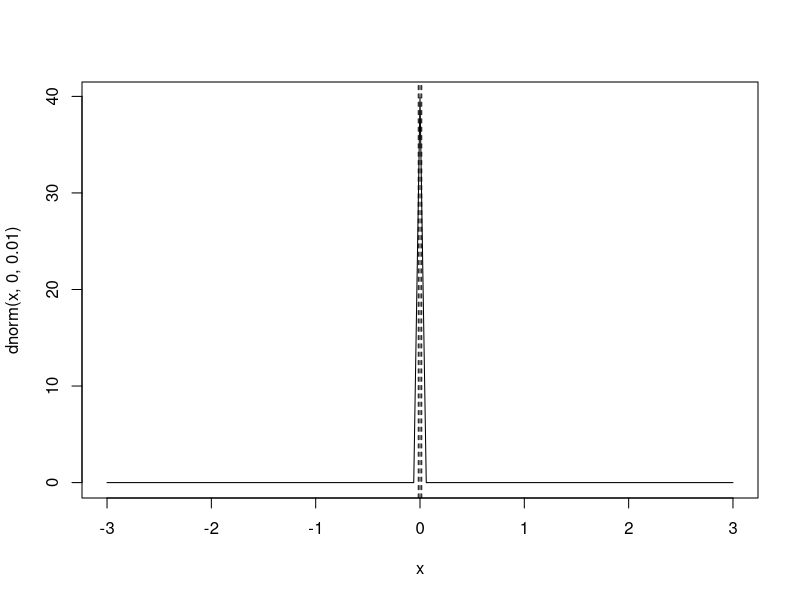
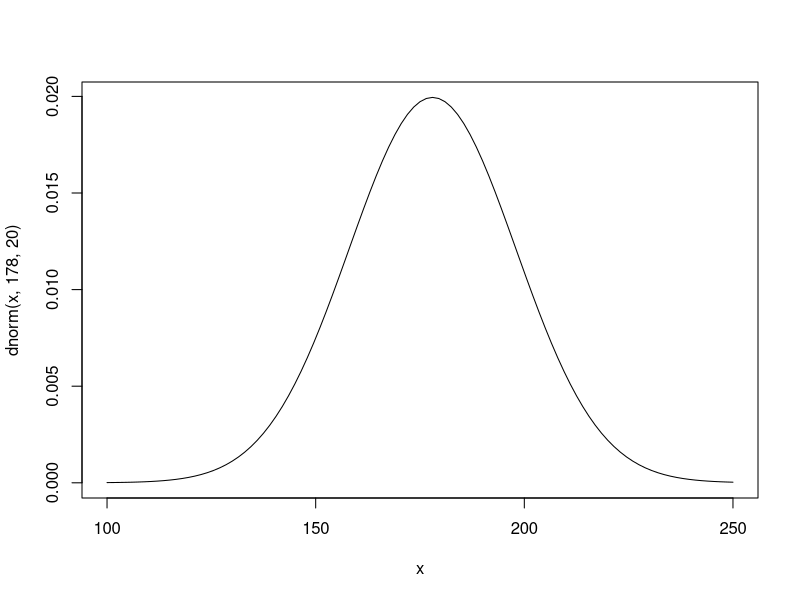
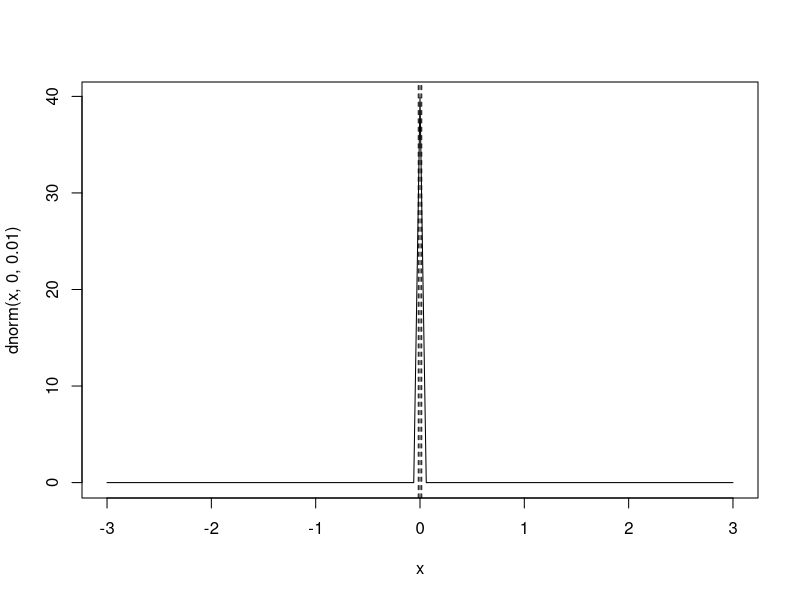
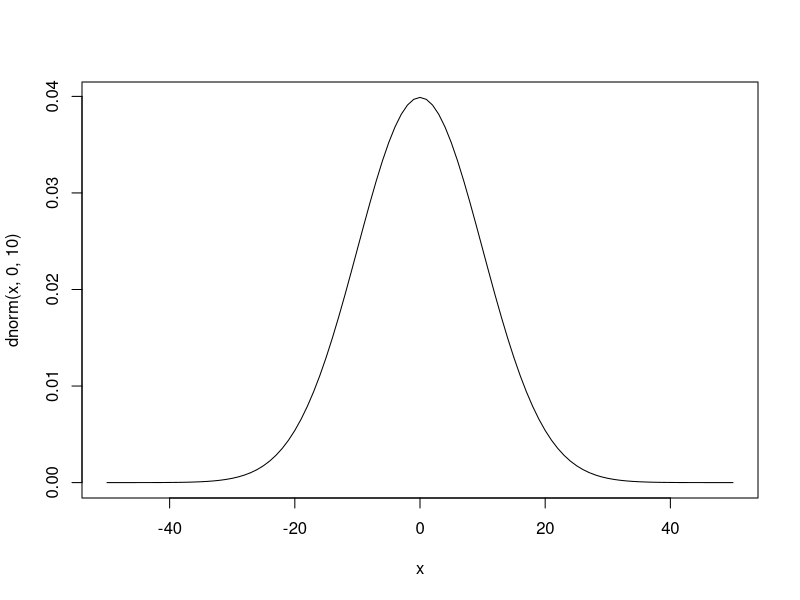
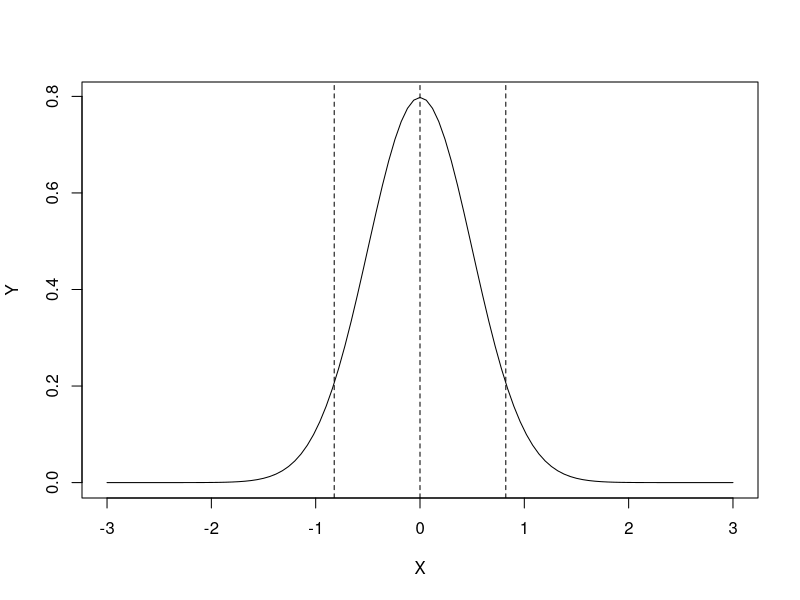
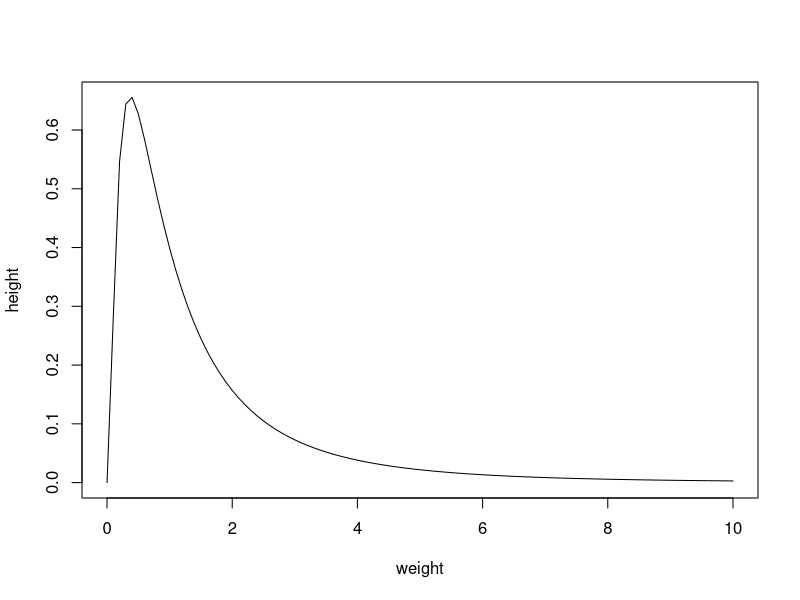
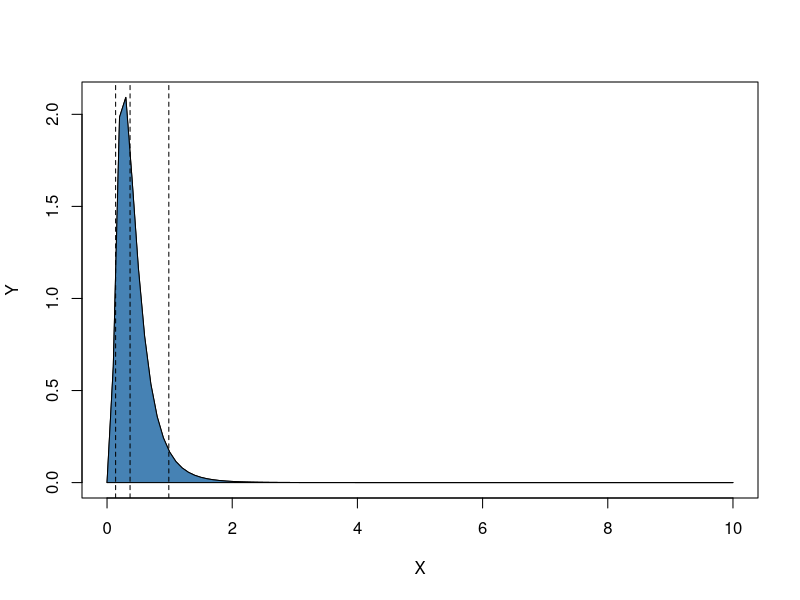
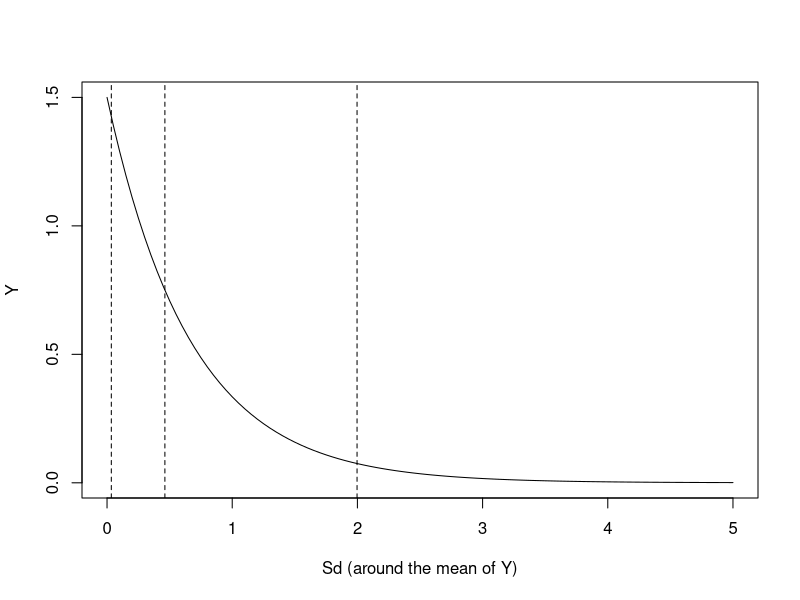

These charts were generated, in order, by the following R code:
# 
# Prior implications
#

# Before setting up a joint prior model for the analysis, I inspect the prior
# for each parameter independently. 

# In a nutshell
#

curve(dnorm(x, 0, 0.01), from=-3, to=3)
qv <- qnorm(c(.05, .50, .95), mean = 0, sd=0.01)
abline(v=qv, lty=2)
set.seed(123)

N <- 1e3 ; mu <- 0 ; sigma <- 0.01
alpha <- rnorm(N, mu, sigma)
sum(alpha > 2*sigma | alpha < -2*sigma)/N

# Documented version
#

# alpha priors
#

# Normal

# Unstandardized
curve(dnorm(x, 178, 20), from=100, to=250)

# Standardized 
# Note: Should be 0!
curve(dnorm(x, 0, 0.01), from=-3, to=3)
# Probabilites
p <- c(.05, .50, .95)
# Quantile values
(qv <- qnorm(p, mean = 0, sd=0.01))
abline(v=qv, lty=2)

# Quantiles
q <- c(-0.01645, 0, 0.01645)
(pv <- pnorm(q, mean = 0, sd=0.01))
# [1] 0.04998491 0.50000000 0.95001509

# Random deviates 
set.seed(123)
N <- 1e3 ; mu <- 0 ; sigma <- 0.01
alpha <- rnorm(N, mu, sigma)
# Are 5% of all cases above 2*sigma=0.2?
sum(alpha > 2*sigma | alpha < -2*sigma)/N
# [1] 0.047


# beta priors
#

# Normal (unstandardized) 

curve(dnorm(x, 0, 10), from=-50, to=50)

# Normal (standardized)

# Setup
N <- 1e3 ; mu <- 0 ; sigma <- 0.5
# Density function 
curve(dnorm(x, mu, sigma), from=-3, to=3, xlab="X", ylab="Y")
# Probabilites 
p <- c(0.05, 0.5, 0.95)
# Quantile values
qv <- qnorm(p, mu, sigma)
# Add the quantile values to the plot
abline(v=qv, lty=2)

# Determine RNG state
set.seed(123)
# Random deviates 
alpha <- rnorm(N, mu, sigma)
# Are 5% of all cases above 2*sigma=0.2?
sum(alpha > 2*sigma | alpha < -2*sigma)/N
# [1] 0.047

# Lognormal prior (unstandardized)

curve(dlnorm(x, 0, 1), from=0, to=10, xlab="weight", ylab="height")

# Lognormal prior (standardized)

# Setup
N <- 1e3 ; mu_log <- -1 ; sigma_log <- .6
# Note: mu=f(sigma) ; chaning sigma alters mu -- vice versa!
# mu = ln(mu^2/sqrt(mu^2 + sigma^2)) 
# sigma = ln(1+sigma^2/mu^2)

# Note: ln(X) ~ normal(mu, sigma). 
# Here reversed: X ~ lognormal(mu_log, sigma_log)
polygon(
        curve(dlnorm(x, mu_log, sigma_log), from=0, to=10, xlab="X", ylab="Y")
        , col="steelblue"
)
#curve(dlnorm(x, mu_log, sigma_log), from=0, to=10, 
# Probabilites
p <- c(0.05, 0.5, 0.95)
# Quantile values
(qv <- qlnorm(p, mu_log, sigma_log))
# Add the quantile values to the plot
abline(v=qv, lty=2)

# Determine RNG state
set.seed(123)
# Random deviates 
alpha <- rlnorm(N, mu_log, sigma_log)
# Are 5% of all cases above 1? 
sum(alpha > 1)/N

# Sigma priors
#

# Uniform

# Note: Since Stan, for example, explicitally warns against uniform priors, and
# I don't use them either, I decided to leave out uniform priors.

# Exponential (standardized)

# Setup
N <- 1e3 ; lambda <- 1.5
# Density function 
curve(dexp(x, lambda), from=0, to=5, xlab="Sd (around the mean of Y)",
      ylab="Y")
# Probabilites 
p <- c(0.05, 0.5, 0.95)
# Quantile values
qv <- qexp(p, lambda)
# Add the quantile values to the plot
abline(v=qv, lty=2)

# Determine RNG state
set.seed(123)
# Random deviates 
sigma <- rexp(N, lambda)
# How much prob. mass is above 2 Sd?
sum(sigma > 2)/N

# Data distribution
#

# Student t

# Note: If the pareto-k stats tells you there are highly infuential points, you
# might change the expecation of your model. Do not simply drop outliers! They
# are not impossible (i.e., dropping) they are just implausible -- given your 
# model.


















